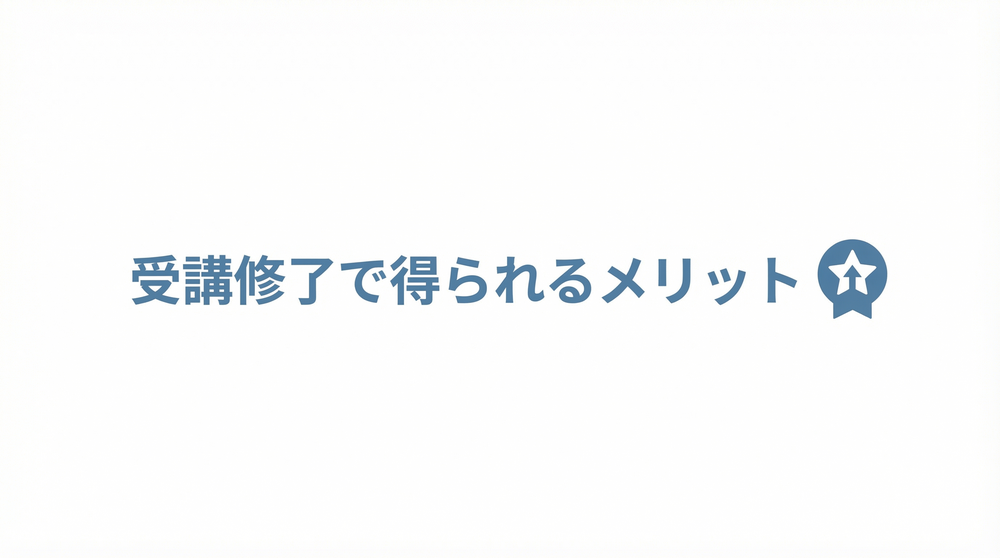
#> input picture benefits-banner-simple-raw.png, 1000 x 558 px, shrunk from 2752 x 1536 before the run, found by its file name
$ python crop_banners_simple.py
#> lines starting #> are read from the running program, lines starting #| are printed output that depends on the picture
from PIL import Image
import os

def crop_center(image_path, output_path, crop_height_ratio=0.35):
#> called with crop_height_ratio = 0.3
    try:
        img = Image.open(image_path)
#> img is the input picture: PIL image 1000x558 RGB; mean R, G, B 249.3, 250.4, 251
        width, height = img.size
#> width = 1000; height = 558

        # Calculate new height
        new_height = int(height * crop_height_ratio)
#> new_height = 167

        # Calculate coordinates
        left = 0
        top = (height - new_height) // 2
#> top = 195
        right = width
#> right = 1000
        bottom = (height + new_height) // 2
#> bottom = 362

        # Crop
        img_cropped = img.crop((left, top, right, bottom))
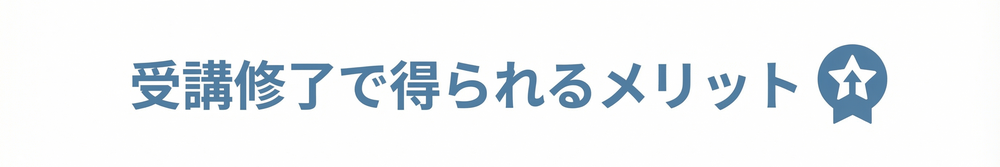
#> img_cropped: PIL image 1000x167 RGB; mean R, G, B 238.3, 242.2, 245

        # Save
        img_cropped.save(output_path)
        print(f"Successfully cropped {image_path} to {output_path}")
    except Exception as e:
        print(f"Error processing {image_path}: {e}")

# Define files to process (Simple version)
files = [
    ("/home/ubuntu/sozou-lp/client/public/benefits-banner-simple-raw.png", "/home/ubuntu/sozou-lp/client/public/benefits-banner-simple.png"),
    ("/home/ubuntu/sozou-lp/client/public/features-banner-simple-raw.png", "/home/ubuntu/sozou-lp/client/public/features-banner-simple.png"),
    ("/home/ubuntu/sozou-lp/client/public/target-banner-simple-raw.png", "/home/ubuntu/sozou-lp/client/public/target-banner-simple.png"),
    ("/home/ubuntu/sozou-lp/client/public/support-banner-simple-raw.png", "/home/ubuntu/sozou-lp/client/public/support-banner-simple.png")
]

# Process each file
for input_path, output_path in files:
    crop_center(input_path, output_path, crop_height_ratio=0.30) # Keep only center 30% vertically for even slimmer look
#> pass 2 of the loop `for input_path, output_path in files:`:
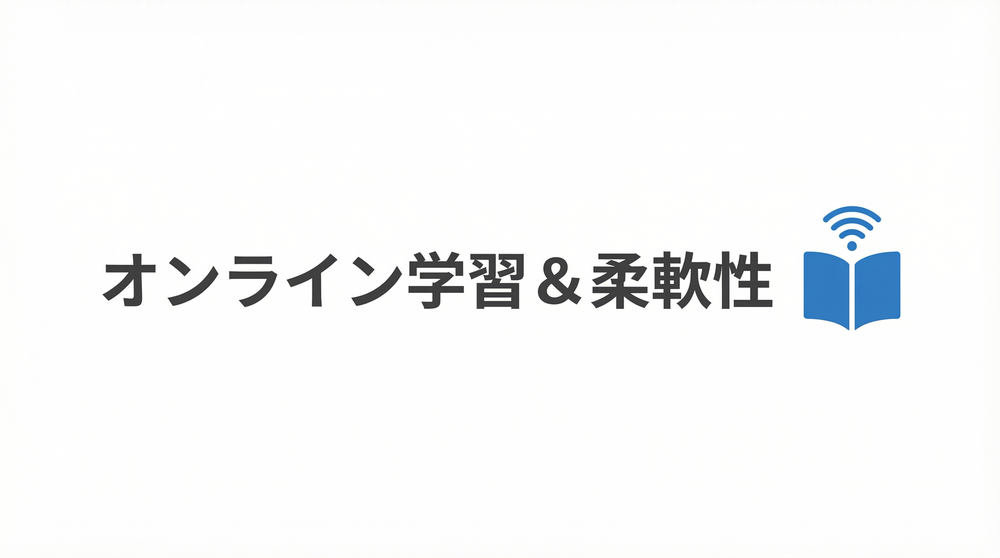
#> input picture features-banner-simple-raw.png, 1000 x 558 px, shrunk from 2752 x 1536 before the run, found by its file name
#> in crop_center, img is the input picture: PIL image 1000x558 RGB; mean R, G, B 246.5, 247.4, 247.9
#> in crop_center (call 2), `img_cropped = img.crop((left, top, right, bottom))`:
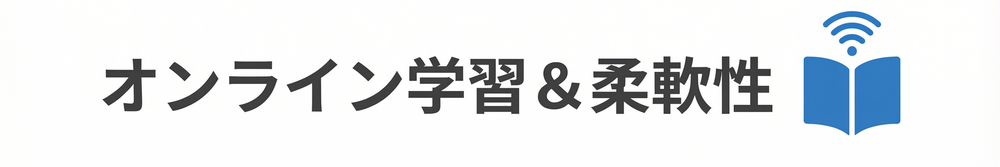
#> img_cropped: PIL image 1000x167 RGB; mean R, G, B 229.1, 232.1, 234.7
#> pass 3 of the loop `for input_path, output_path in files:`:
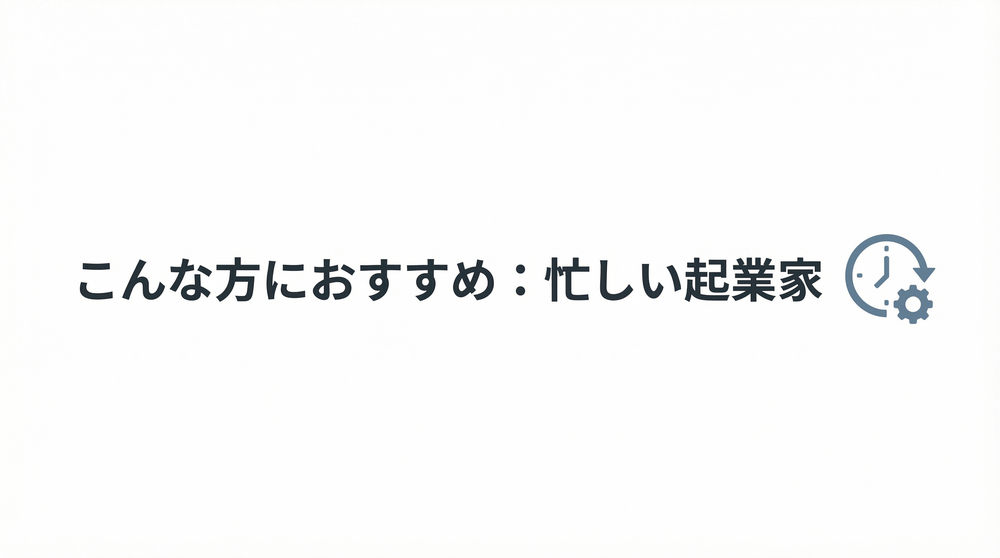
#> input picture target-banner-simple-raw.png, 1000 x 558 px, shrunk from 2752 x 1536 before the run, found by its file name
#> in crop_center, img is the input picture: PIL image 1000x558 RGB; mean R, G, B 248.8, 249.1, 249.2
#> in crop_center (call 3), `img_cropped = img.crop((left, top, right, bottom))`:
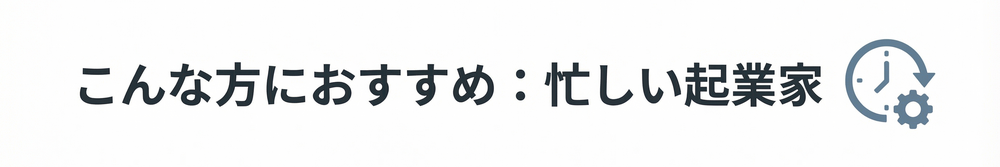
#> img_cropped: PIL image 1000x167 RGB; mean R, G, B 237.1, 238.2, 238.8
#> the loop made 4 passes; the first 3 are shown
